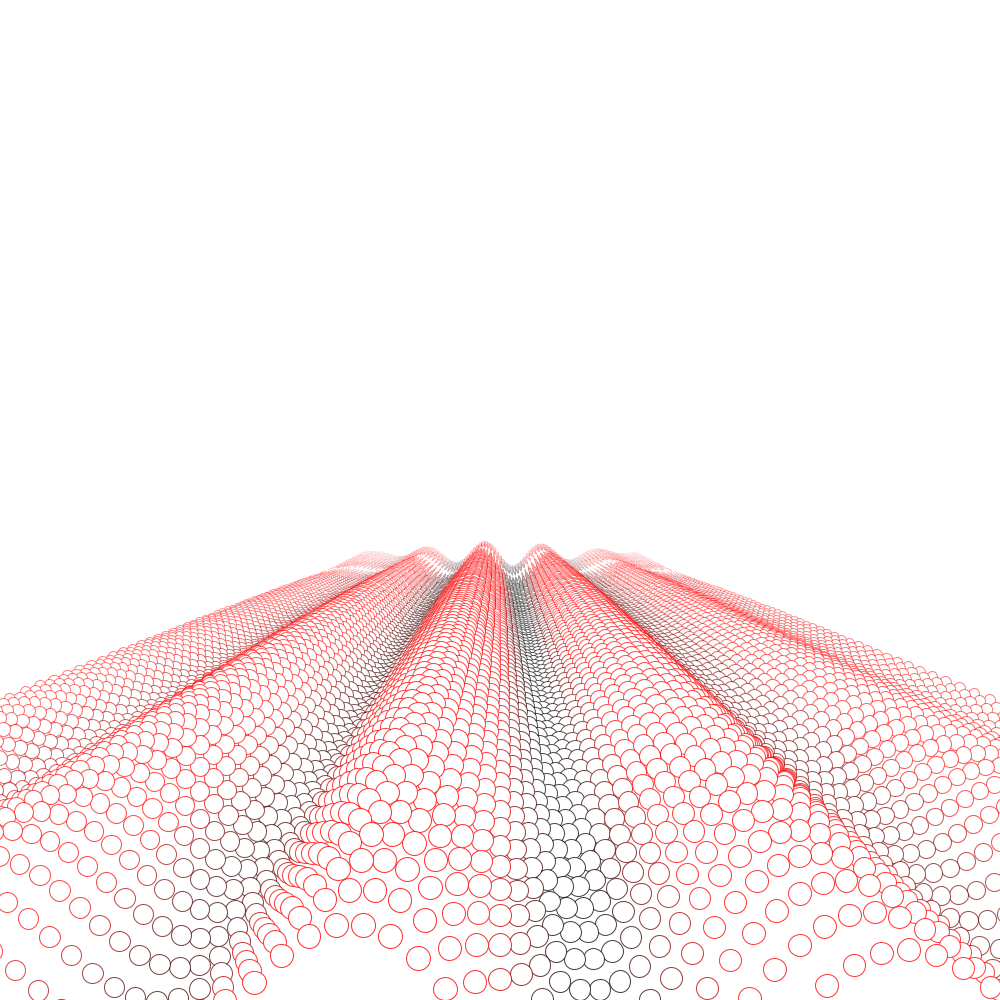
Frame 1 (no input)
Frame 60 (the mouse pressed at the canvas centre just before this capture): identical to frame 1, image omitted
Frame 120 (the mouse held since frame 60 and released just before this capture): identical to frame 1, image omitted

The Processing sketch that drew this single still picture (run headless with seeded random() and noise(); from frame 60 on, the mouse is pressed at the canvas centre):

// Processing sketch: sketch_3dgraph2
// ── sketch_3dgraph2.pde
void setup(){
  size(1000,1000);
  frameRate(30);
  for(z=0;z<=99;z++){
    for(x=0;x<=99;x++){
      //y[x][z]=100/(sin(x*0.1)+0.1)-100;
      //y[x][z]=sin((x-50)*0.1)*cos((z-50)*0.1)*10;
      //y[x][z]=-(x-50)*(x-50)*0.03+20;
      //y[x][z]=5*sin(x*0.1)+5*sin(z*0.1);
      //y[x][z]=5*tan(x*0.1)+5*sin(z*0.1);
      y[x][z]=5*cos((x+50)*0.3)*(1-abs(x-50)*0.02);//+5*cos((z+50)*0.3)*(1-abs(z-50)*0.02);
    }
  }
}

float[][] y=new float[100][100];

int x,z;
int keisu=300;
float cx=50,cy=-20,cz=-10;//camera xyz
float rx,ry,rz;//camera rotate
float v=1;//moving verocity
float vx,vy,vz;//view xy
float dotSize;//dotsize
float e=2.71;
float distance;//far camera to xyz
float fog;
void draw(){
  background(255);
  translate(width/2,height/2);
  
  for(z=99;z>0;z--){
    for(x=99;x>0;x--){
      //vx=x*100;
      //vx=y[x][z]*100;
      vx=x-cx;
      vy=y[x][z]-cy;
      vz=z-cz;
      vx=vx*keisu/vz;
      vy=vy*keisu/vz;
      if(vx<0 || width<vx || vy<0 || height<vy){
        //continue;
      }
      distance=dis(cx,cy,cz,x,y[x][z],z);
      //stroke(255-y[x][z]*60,0,0);
      fog=255;
      fog=255-distance*2;//fog coment out
      stroke(255-y[x][z]*60,0,0,fog);
      //fill(255,255,255);
      dotSize=30-distance*0.3;
      ellipse(vx,vy,dotSize,dotSize);
    }
  }
}

void keyPressed(){
  if(key=='w'){
    cz=cz+v;
  }
  if(key=='s'){
    cz=cz-v;
  }
  if(key=='a'){
    cx=cx-v;
  }
  if(key=='d'){
    cx=cx+v;
  }
  if(key==' '){
    cy=cy-v;
  }
  if(keyCode==SHIFT){
    cy=cy+v+v+v;
  }
}

float dis(float x1,float y1,float z1,float x2,float y2,float z2){
  return sqrt((x1-x2)*(x1-x2)+(y1-y2)*(y1-y2)+(z1-z2)*(z1-z2));
}
